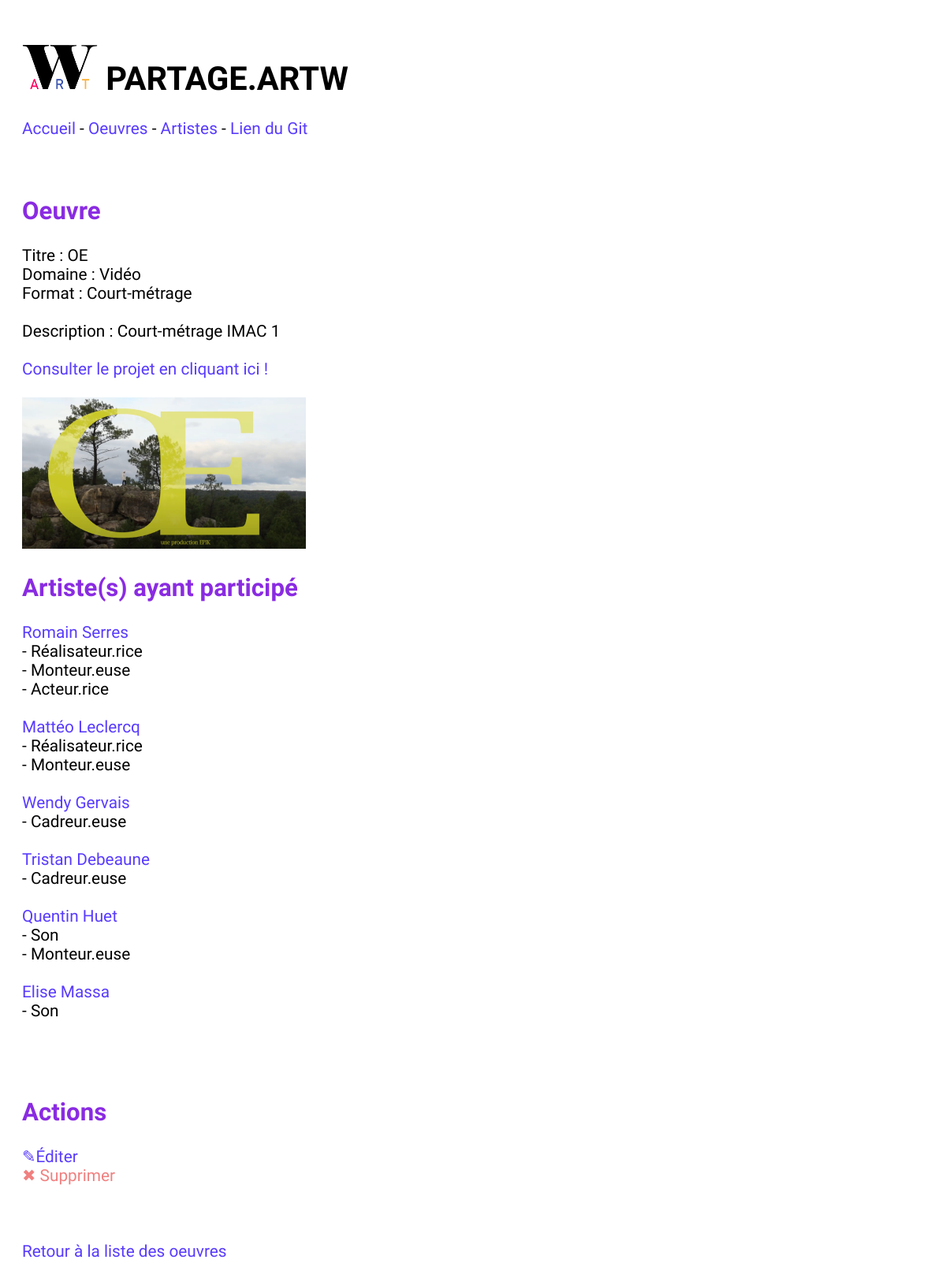
The page /artw/index.php/oeuvre/1 on the database its author committed.
### tables this page shows
CREATE TABLE IF NOT EXISTS `oeuvres` (
  `id_oeuvre` int(11) NOT NULL AUTO_INCREMENT,
  `titre` text NOT NULL,
  `description` text NOT NULL,
  `image` text NOT NULL,
  `url` text NOT NULL,
  `id_format` int(11) NOT NULL,
  PRIMARY KEY (`id_oeuvre`)
);

CREATE TABLE IF NOT EXISTS `domaines` (
  `id_domaine` int(11) NOT NULL AUTO_INCREMENT,
  `nom_domaine` text NOT NULL,
  PRIMARY KEY (`id_domaine`)
);

CREATE TABLE IF NOT EXISTS `formats` (
  `id_format` int(11) NOT NULL AUTO_INCREMENT,
  `nom_format` text NOT NULL,
  `id_domaine` int(11) NOT NULL,
  PRIMARY KEY (`id_format`)
);

CREATE TABLE IF NOT EXISTS `personnes` (
  `id_personne` int(11) NOT NULL AUTO_INCREMENT,
  `nom` text NOT NULL,
  `prenom` text NOT NULL,
  `photo` text NOT NULL,
  `facebook` text NOT NULL,
  `instagram` text NOT NULL,
  `twitter` text NOT NULL,
  `linkedin` text NOT NULL,
  `bandcamp` text NOT NULL,
  PRIMARY KEY (`id_personne`)
);

CREATE TABLE IF NOT EXISTS `roles` (
  `id_role` int(11) NOT NULL AUTO_INCREMENT,
  `role` text NOT NULL,
  `id_domaine` int(11) NOT NULL,
  PRIMARY KEY (`id_role`)
);

### artw/model.php (called while the page is built, shortened)
<?php
    $uploads = "/ARTW/artw/uploads/";
    function requeteInTab($req,$MaBase){
        $PDO = $MaBase->query($req);
        $tab = [];
        while ($ligne = $PDO->fetch()){
            array_push($tab,$ligne);
        }
        return $tab;
    }
    function getOeuvres($MaBase){
        $requete = 'SELECT id_oeuvre, titre, description, image, url, domaines.nom_domaine, formats.nom_format, formats.id_format FROM oeuvres JOIN formats ON oeuvres.id_format=formats.id_format JOIN domaines ON domaines.id_domaine=formats.id_domaine';
        return requeteInTab($requete, $MaBase);
    }
    function getPersonnesdeOeuvreN($n, $MaBase) {
        $req = 'SELECT DISTINCT personnes.id_personne, prenom, nom FROM personnes JOIN remplir_role ON personnes.id_personne=remplir_role.id_personne WHERE remplir_role.id_oeuvre='.$n;
        return requeteInTab($req,$MaBase);
    }
    function getRolesdePersonneDdansOeuvreN($p, $n, $MaBase) {
        $req = 'SELECT role FROM personnes JOIN remplir_role ON personnes.id_personne=remplir_role.id_personne JOIN roles ON roles.id_role = remplir_role.id_role WHERE remplir_role.id_oeuvre='.$n.' AND remplir_role.id_personne='.$p ;
        return requeteInTab($req,$MaBase);
    }
?>

### artw/index.php (called while the page is built)
<?php
    include "router.php";
?>

### artw/views/oeuvre.php (the view, shortened to what this page needs)
<?php
    include "controller.php";
    foreach(getOeuvres($MaBase) as $o) {
        if ($o['id_oeuvre'] == $dest) {
            echo '<div class="blocOeuvre">';
                echo "<h2>Oeuvre</h2> ";
                echo "Titre : ".  $o['titre'];
                echo "<br>";
                echo " Domaine : ". $o['nom_domaine'];
                echo "<br>";
                echo "Format : " . $o['nom_format'];
                echo "<br>";
                echo "<br>";
                echo "Description : ". $o['description'];
                echo "<br>";
                echo "<br>";
                echo "<a target='_blank' href='". $o['url'] . "'>";
                echo " Consulter le projet en cliquant ici ! </a> ";
                echo "<br>";
                echo "<br>";
                echo '<img class="imgOeuv" alt=" ' .$o['titre'] . '" src="'.$uploads. $o['image'].'">';
                echo "<br>";
            echo "</div>";
            echo '<div class="blocArtistes">';
                echo "<h2>Artiste(s) ayant participé</h2>";
                foreach(getPersonnesdeOeuvreN($dest, $MaBase) as $p) {
                    echo '<a href="../artiste/';
                    echo $p['id_personne'];
                    echo '">';
                    echo $p['prenom'].' '. $p['nom'] .'</a>';
                    echo "<br>";
                    foreach(getRolesdePersonneDdansOeuvreN($p['id_personne'], $dest, $MaBase) as $r) {
                        echo " - ";
                        echo $r['role'];
                        echo "<br>";
                    }
                    echo "<br>";
                }
            echo "<br>";
            echo "<br>";
            echo "<h2>Actions</h2>";
            echo '<a href="../editOeuvre/'.$o['id_oeuvre'].'"'.'>✎Éditer</a>';;
            echo "<br>";
            echo '<a href="../deleteOeuvre/'.$o['id_oeuvre'].'"'.'class="sup">✖ Supprimer</a>';
            echo "<br><br><br><br>";
            echo '<a href="../../index.php/oeuvres"> Retour à la liste des oeuvres</a>';
            echo "</div>";
        }
    }
?>
<br>
<br>

### artw/styles.css (style rules this page uses)
body { font-family: 'Yanone Kaffeesatz', sans-serif; font-size: 1.3rem; text-align: justify; padding: 20px; }
h2 { color: blueviolet; }
a { color: rgb(88, 59, 255); text-decoration: none; transition-duration: 0.5s; }
.sup { color:lightcoral; }
.imgOeuv { width:30vw; }

### rows shown on the page
oeuvres: titre "OE", domaines.nom_domaine "Vidéo", id_format.nom_format "Court-métrage", description "Court-métrage IMAC 1", image (picture)
personnes: prenom "Romain", nom "Serres"
roles: role "Réalisateur.rice"
roles: role "Monteur.euse"
roles: role "Acteur.rice"
personnes: prenom "Mattéo", nom "Leclercq"
personnes: prenom "Wendy", nom "Gervais"
roles: role "Cadreur.euse"
personnes: prenom "Tristan", nom "Debeaune"
personnes: prenom "Quentin", nom "Huet"
roles: role "Son"
personnes: prenom "Elise", nom "Massa"
